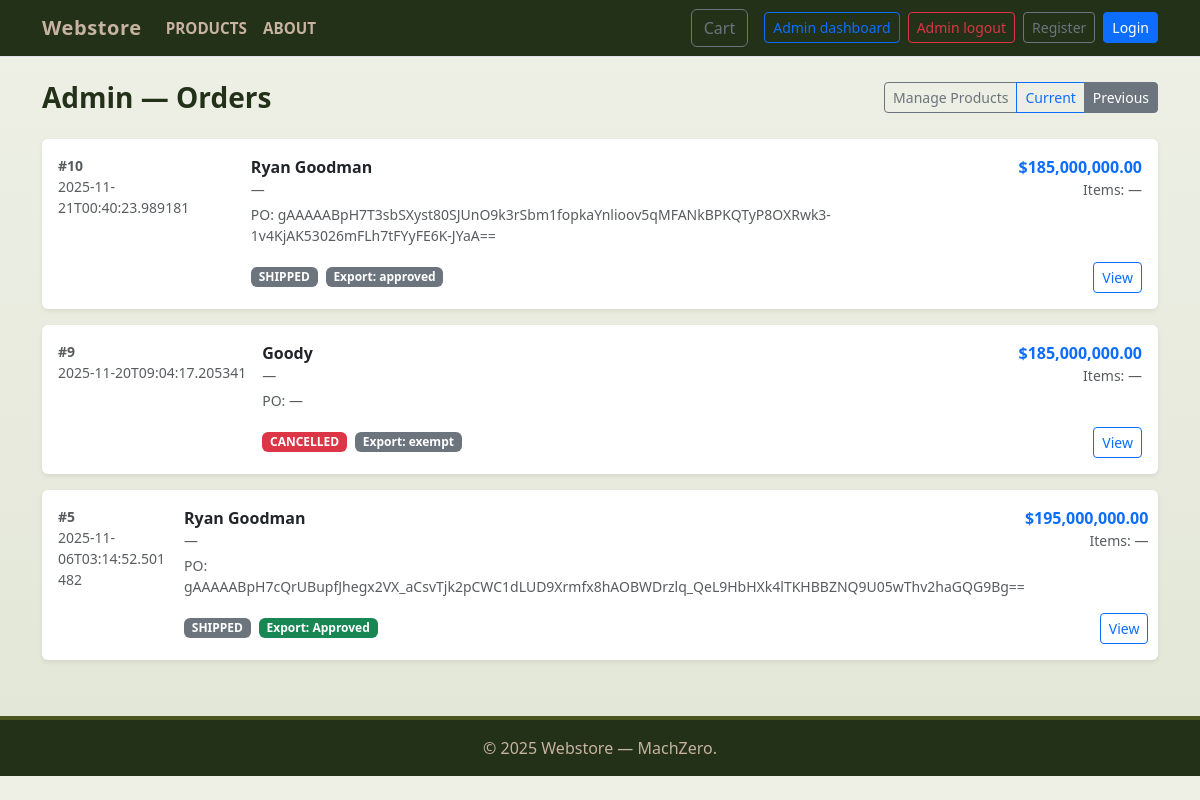
The app's page /admin/orders?filter=previous (signed in) with its own data.
### tables this page shows
CREATE TABLE orders (
        id INTEGER PRIMARY KEY,
        customer_id INTEGER NOT NULL,
        total REAL NOT NULL,
        status TEXT NOT NULL,
        created_at TEXT NOT NULL, agency TEXT, authorized_officer TEXT, official_email TEXT, position_clearance TEXT, contact_number TEXT, po_number TEXT, contract_reference TEXT, funding_source TEXT, auth_doc TEXT, vendor_id TEXT, end_user_cert TEXT, export_license_status TEXT, delivery_location TEXT, required_delivery_date TEXT, payment_method TEXT, declaration_agreed INTEGER, digital_signature TEXT,
        FOREIGN KEY(customer_id) REFERENCES customers(id) ON DELETE CASCADE
    );

CREATE TABLE customers (
        id INTEGER PRIMARY KEY,
        name TEXT NOT NULL,
        email TEXT UNIQUE NOT NULL,
        phone TEXT,
        address TEXT,
        created_at TEXT NOT NULL
    , password TEXT);

### app.py (the view)
@app.route("/admin/orders")
@login_required
def admin_orders():
    db = get_db()
    filt = request.args.get("filter", "current")
    if filt == "previous":
        rows = db.execute(
            "SELECT o.*, c.name AS customer_name FROM orders o LEFT JOIN customers c ON o.customer_id = c.id "
            "WHERE o.status IN ('completed','shipped','cancelled') ORDER BY o.created_at DESC"
        ).fetchall()
    else:
        rows = db.execute(
            "SELECT o.*, c.name AS customer_name FROM orders o LEFT JOIN customers c ON o.customer_id = c.id "
            "WHERE o.status NOT IN ('completed','shipped','cancelled') ORDER BY o.created_at DESC"
        ).fetchall()
    return render_template("admin_orders.html", orders=rows, filter=filt)

### app.py (called while the page is built, shortened)
def login_required(f):
    @wraps(f)
    def wrapped(*args, **kwargs):
        if not session.get("is_admin"):
            return redirect(url_for("admin_login", next=request.path))
        return f(*args, **kwargs)
    return wrapped

def get_db():
    if 'db' not in g:
        conn = sqlite3.connect(DB_PATH)
        conn.row_factory = sqlite3.Row
        conn.execute("PRAGMA foreign_keys = ON;")
        g.db = conn
    return g.db

@app.context_processor
def inject_cart_count():
    cart = session.get("cart", {}) if session is not None else {}
    try:
        count = sum(int(v) for v in cart.values()) if cart else 0
    except Exception:
        count = 0
    return {"cart_count": count}

@app.before_request
def enforce_session_timeout():
    if request.path.startswith(("/static", "/sw.js", "/favicon.ico", "/admin/debug", "/admin/uploads")):
        return
    now_ts = datetime.now(timezone.utc).timestamp()
    last = session.get("last_active")
    timeout_secs = SESSION_TIMEOUT_MINUTES * 60
    created = session.get("created_at")
    if session.get("customer_id") or session.get("is_admin"):
        session["last_active"] = now_ts
        if "created_at" not in session:
            session["created_at"] = now_ts

### templates/admin_orders.html (shortened to what this page needs)
<!doctype html>
<html lang="en">
<head>
  <link href="https://cdn.jsdelivr.net/npm/bootstrap@5.3.0/dist/css/bootstrap.min.css" rel="stylesheet">
  <link rel="stylesheet" href="{{ url_for('static', filename='css/styles.css') }}">
</head>
<body>
  {% include 'navbar.html' %}
  <main class="container py-4">
    <div class="d-flex justify-content-between align-items-center mb-4">
      <h3 class="mb-0 fw-bold">Admin — Orders</h3>
      <div class="btn-group" role="group" aria-label="admin actions">
        <a href="{{ url_for('admin_products') }}" class="btn btn-sm btn-outline-secondary">Manage Products</a>
        <a href="{{ url_for('admin_orders', filter='current') }}" class="btn btn-sm btn-outline-primary {% if filter!='previous' %}active{% endif %}">Current</a>
        <a href="{{ url_for('admin_orders', filter='previous') }}" class="btn btn-sm btn-outline-secondary {% if filter=='previous' %}active{% endif %}">Previous</a>
      </div>
    </div>
    {% if orders %}
      <div class="row g-3">
        {% for o in orders %}
          <div class="col-12">
            <div class="card shadow-sm border-0">
              <div class="card-body d-flex flex-column flex-md-row align-items-start">
                <div class="me-3 text-muted small" style="min-width:110px;">
                  <div class="fw-semibold">#{{ o.id }}</div>
                  <div class="text-muted">{{ o.created_at }}</div>
                </div>
                <div class="flex-grow-1">
                  <div class="d-flex justify-content-between align-items-start">
                    <div>
                      <div class="fw-semibold">{{ o.customer_name or '—' }}</div>
                      <div class="small text-muted">{{ o.customer_email or '—' }}</div>
                      <div class="small text-muted mt-1">PO: {{ o.po_number or '—' }}</div>
                    </div>
                    <div class="text-end">
                      <div class="fw-semibold text-primary">${{ "{:,.2f}".format(o.total) }}</div>
                      <div class="small text-muted">Items: {{ o.item_count if o.item_count is defined else '—' }}</div>
                    </div>
                  </div>
                  <div class="mt-3 d-flex flex-wrap gap-2 align-items-center">
                    {% set s = (o.status or '') %}
                    {% if s == 'placed' %}
                      <span class="badge bg-primary text-uppercase small">{{ s }}</span>
                    {% elif s == 'processing' %}
                      <span class="badge bg-info text-dark text-uppercase small">{{ s }}</span>
                    {% elif s == 'shipped' %}
                      <span class="badge bg-secondary text-uppercase small">{{ s }}</span>
                    {% elif s == 'completed' %}
                      <span class="badge bg-success text-uppercase small">{{ s }}</span>
                    {% elif s == 'cancelled' %}
                      <span class="badge bg-danger text-uppercase small">{{ s }}</span>
                    {% else %}
                      <span class="badge bg-secondary text-uppercase small">{{ s }}</span>
                    {% endif %}
                    {% set e = o.export_license_status %}
                    {% if e %}
                      {% if e == 'Approved' %}
                        <span class="badge bg-success small">Export: {{ e }}</span>
                      {% elif e == 'Pending' %}
                        <span class="badge bg-warning text-dark small">Export: {{ e }}</span>
                      {% elif e == 'Exempt' %}
                        <span class="badge bg-info text-dark small">Export: {{ e }}</span>
                      {% else %}
                        <span class="badge bg-secondary small">Export: {{ e }}</span>
                      {% endif %}
                    {% else %}
                      <span class="text-muted small">Export: —</span>
                    {% endif %}
                    <div class="ms-auto">
                      <a class="btn btn-sm btn-outline-primary" href="{{ url_for('admin_order_detail', order_id=o.id) }}">View</a>
                    </div>
                  </div>
                </div>
              </div>
            </div>
          </div>
        {% endfor %}
      </div>
    {% else %}
      <div class="card shadow-sm">
        <div class="card-body text-center text-muted">
          No orders found.
        </div>
      </div>
    {% endif %}
  </main>
<footer>
  <div class="container">
    &copy; {{ 2025 }} Webstore — MachZero.
  </div>
</footer>
</body>
</html>

### static/css/styles.css (style rules this page uses)
:root { --olive: #4b5320; --army-dark: #233119; --khaki: #c7b39f; --sand: #e6dcc8; --accent: #8b1f1f; --white: #ffffff; --navy: #001a66; }
body { background: linear-gradient(180deg, #eef0e6 0%, #e2e6d6 100%); color: var(--army-dark); font-family: "Segoe UI", Roboto, "Helvetica Neue", Arial, sans-serif; margin: 0; }
body { transition: opacity 320ms ease-in-out; will-change: opacity; }
footer { background: var(--army-dark); color: var(--khaki); border-top: 4px solid var(--olive); padding: 1rem 0; margin-top: 2rem; text-align: center; }

### records on screen
orders: id "10", created_at "2025-11-21T00:40:23.989181", name "Ryan Goodman", customer_email "—", po_number "gAAAAABpH7T3sbSXyst80SJUnO9k3rSbm1fopkaYnlioov5qMFANkBPKQTyP8OXRwk3-1v4KjAK53026mFLh7tFYyFE6K-JYaA==", total "185,000,000.00", item_count "—", status "SHIPPED", export_license_status "approved"
orders: id "9", created_at "2025-11-20T09:04:17.205341", name "Goody", customer_email "—", po_number "—", total "185,000,000.00", item_count "—", status "CANCELLED", export_license_status "exempt"
orders: id "5", created_at "2025-11-06T03:14:52.501482", name "Ryan Goodman", customer_email "—", po_number "gAAAAABpH7cQrUBupfJhegx2VX_aCsvTjk2pCWC1dLUD9Xrmfx8hAOBWDrzlq_QeL9HbHXk4lTKHBBZNQ9U05wThv2haGQG9Bg==", total "195,000,000.00", item_count "—", status "SHIPPED", export_license_status "Approved"

### other values on screen
{{ 2025 }} "2025"
